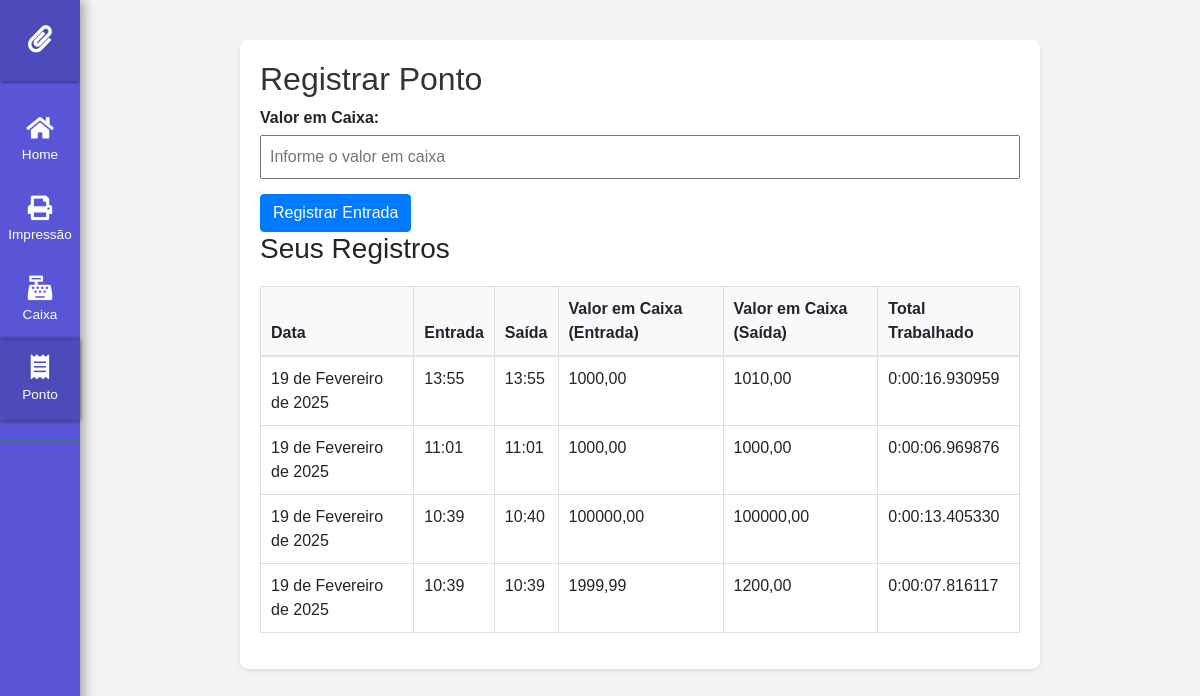
/pontos/registrar-ponto/ (signed in), run on the app's committed database.
### pontos/models.py (models this page shows, shortened)
class RegistroPonto(models.Model):
    usuario = models.ForeignKey(settings.AUTH_USER_MODEL, on_delete=models.CASCADE)
    data = models.DateField(auto_now_add=True)
    entrada = models.TimeField(null=True, blank=True)
    saida = models.TimeField(null=True, blank=True)
    valor_em_caixa_entrada = models.DecimalField(max_digits=10, decimal_places=2, null=True, blank=True)
    valor_em_caixa_saida = models.DecimalField(max_digits=10, decimal_places=2, null=True, blank=True)
    total_trabalhado = models.DurationField(null=True, blank=True)

### pontos/views.py (the view, shortened to what this page needs)
# urls.py: path('registrar-ponto/', views.registrar_ponto, name='registrar-ponto'),
@login_required
def registrar_ponto(request):
    ip_requisitante = request.META.get('REMOTE_ADDR')
    user = request.user
    if user.primeiro_acesso:
        return redirect('usuarios:trocar-senha')
    registros = RegistroPonto.objects.filter(usuario=request.user).order_by('-data', '-entrada')
    registro_atual = registros.filter(data=date.today(), entrada__isnull=False, saida__isnull=True).first()
    return render(request, 'registrar_ponto.html', {'registros': registros, 'registro_atual': registro_atual})

### pontos/templates/registrar_ponto.html (shortened to what this page needs)
{% extends 'base.html' %}
{% block body %}
    <div class="container">
        <h2>Registrar Ponto</h2>
        <form method="post" action="{% url 'pontos:registrar-ponto' %}">
            <div class="form-group">
                <label for="valor_em_caixa">Valor em Caixa:</label>
                <input type="text" id="valor_em_caixa" name="valor_em_caixa" placeholder="Informe o valor em caixa" required>
            </div>
            {% if registro_atual %}
                <button type="submit" name="saida" class="btn btn-danger">Registrar Saída</button>
            {% else %}
                <button type="submit" name="entrada" class="btn btn-primary">Registrar Entrada</button>
            {% endif %}
        </form>
        <h3>Seus Registros</h3>
        <table class="table">
            <thead>
                <tr>
                    <th>Data</th>
                    <th>Entrada</th>
                    <th>Saída</th>
                    <th>Valor em Caixa (Entrada)</th>
                    <th>Valor em Caixa (Saída)</th>
                    <th>Total Trabalhado</th>
                </tr>
            </thead>
            <tbody>
                {% for registro in registros %}
                <tr>
                    <td>{{ registro.data }}</td>
                    <td>{{ registro.entrada }}</td>
                    <td>{{ registro.saida|default:"-" }}</td>
                    <td>{{ registro.valor_em_caixa_entrada|default:"-" }}</td>
                    <td>{{ registro.valor_em_caixa_saida|default:"-" }}</td>
                    <td>
                        {% if registro.total_trabalhado %}
                            {{ registro.total_trabalhado }}
                        {% else %}
                            -
                        {% endif %}
                    </td>
                </tr>
                {% endfor %}
            </tbody>
        </table>
    </div>
{% endblock %}

### static/css/base.css (style rules this page uses)
body { font-family: 'Poppins', sans-serif; background: #fafafa; }

### data on the page
RegistroPonto: data "19 de Fevereiro de 2025", entrada "13:55", saida "13:55", valor_em_caixa_entrada "1000,00", valor_em_caixa_saida "1010,00", total_trabalhado "0:00:16.930959"
RegistroPonto: data "19 de Fevereiro de 2025", entrada "11:01", saida "11:01", valor_em_caixa_entrada "1000,00", valor_em_caixa_saida "1000,00", total_trabalhado "0:00:06.969876"
RegistroPonto: data "19 de Fevereiro de 2025", entrada "10:39", saida "10:40", valor_em_caixa_entrada "100000,00", valor_em_caixa_saida "100000,00", total_trabalhado "0:00:13.405330"
RegistroPonto: data "19 de Fevereiro de 2025", entrada "10:39", saida "10:39", valor_em_caixa_entrada "1999,99", valor_em_caixa_saida "1200,00", total_trabalhado "0:00:07.816117"
